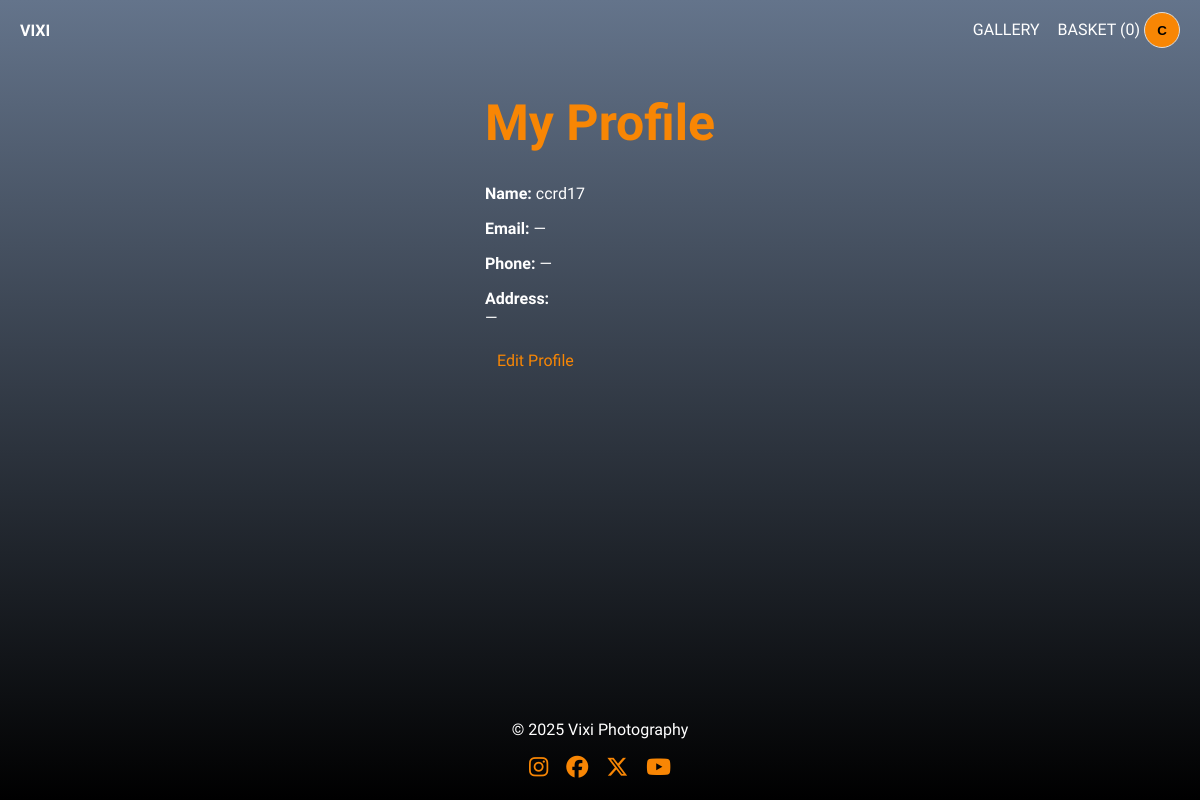
/accounts/profile/ (signed in), run on an earlier commit of the app's database.
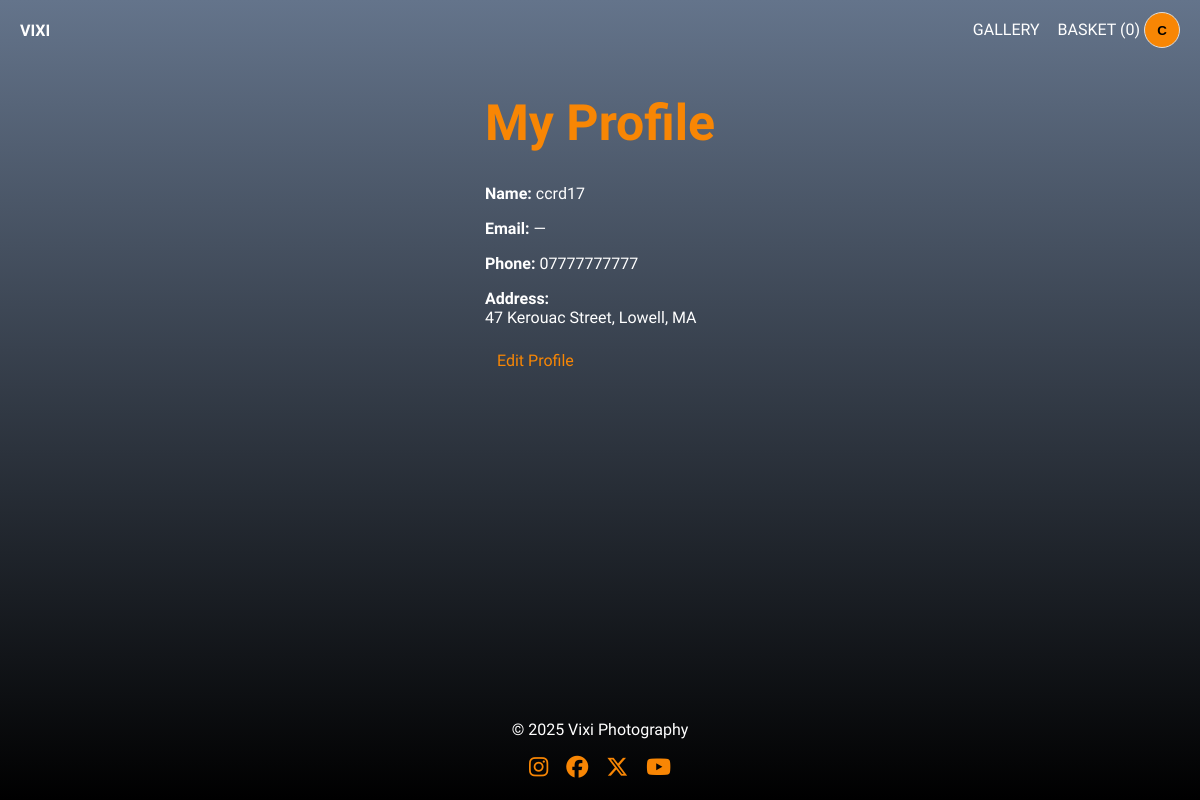
And on a later commit of the database.
### accounts/models.py (models this page shows, shortened)
class Profile(models.Model):
    user = models.OneToOneField(settings.AUTH_USER_MODEL, on_delete=models.CASCADE)
    display_name = models.CharField(max_length=100, blank=True)
    address = models.TextField(blank=True)
    phone = models.CharField(max_length=15, blank=True)

### accounts/views.py (the view)
# urls.py: path("profile/", views.profile_view, name="profile"),
@login_required
def profile_view(request):
    profile, _ = Profile.objects.get_or_create(user=request.user)
    return render(request, "accounts/profile.html", {"profile": profile})

### orders/context_processors.py (called while the page is built)
def cart_count(request):
    cart = request.session.get("cart", {})
    total = 0
    for v in cart.values():
        total += int(v.get("qty", 0)) if isinstance(v, dict) else int(v)
    return {"cart_count": total}

### templates/accounts/profile.html (shortened to what this page needs)
{% extends 'base.html' %}
{% block content %}
<h1>My Profile</h1>
<p><strong>Name:</strong> {{ profile.display_name|default:user.username }}</p>
<p><strong>Email:</strong> {{ user.email|default:"—" }}</p>
<p><strong>Phone:</strong> {{ profile.phone|default:"—" }}</p>
<p><strong>Address:</strong><br>{{ profile.address|linebreaksbr|default:"—" }}</p>
<a class="btn" href="{% url 'profile_edit' %}">Edit Profile</a>
{% endblock %}

### templates/base.html (shortened to what this page needs)
{% load static %}
<!doctype html>
<html lang="en">
<head>
  <link rel="stylesheet" href="{% static 'css/style.css' %}">
  <link rel="stylesheet" href="{% static 'css/style.css' %}">
</head>
<body class="page {% block body_class %}{% endblock %}">
  <header class="nav">
    <a class="brand" href="{% url 'home' %}">VIXI</a>
    <nav class="nav-links">
      <a href="{% url 'gallery_index' %}">GALLERY</a>
      <a href="{% url 'cart' %}">BASKET ({{ cart_count|default:0 }})</a>
      {% if user.is_authenticated %}
  <div class="profile">
    <button class="avatar" id="avatarBtn" aria-haspopup="menu" aria-expanded="false">
      {{ user.username|first|upper }}
    </button>
  </div>
{% else %}
  <a href="{% url 'login' %}">LOGIN</a>
{% endif %}
    </nav>
  </header>
  <main class="container">
    {% block content %}{% endblock %}
  </main>
  <footer class="footer">
    <p>© 2025 Vixi Photography</p>
    <div class="social-links">
      <a href="https://instagram.com" target="_blank" aria-label="Instagram"><i class="fab fa-instagram"></i></a>
      <a href="https://facebook.com" target="_blank" aria-label="Facebook"><i class="fab fa-facebook"></i></a>
      <a href="https://x.com" target="_blank" aria-label="X"><i class="fab fa-x-twitter"></i></a>
      <a href="https://youtube.com" target="_blank" aria-label="youtube"><i class="fab fa-youtube"></i></a>
    </div>
  </footer>
</body>
</html>

### static/css/style.css (style rules this page uses)
body { background: linear-gradient(to bottom, #64748B 0%, #000 100%); background-repeat: no-repeat; background-attachment: fixed; color: #fff; font-family: Marcellus, Arial, sans-serif; margin: 0; padding: 0; display: flex; flex-direction: column; min-height: 100vh; }
h1 { font-family: Marcellus, Arial, sans-serif; text-align: center; margin-bottom: 2rem; font-size: 50px; color: #f88604; }
.profile { position: relative; display: inline-block; }
.avatar { width: 36px; height: 36px; border-radius: 9999px; border: 1px solid #ddd; display: grid; place-items: center; font-weight: 700; background: #f88604; cursor: pointer; }
.page { margin:0; }
.container { max-width:1100px; margin:0 auto; flex: 1; }
.nav { background: transparent; color: fff; display:flex; justify-content:space-between; align-items:center; padding:12px 20px; }
.brand { font-weight:700; text-decoration:none; color:inherit; }
.nav-links a { margin-left:14px; text-decoration:none; color:inherit; }
.btn { display:inline-block; padding:8px 12px; text-decoration:none; cursor:pointer; color: #f88604; background: transparent; }
.footer { border-top: 1px solid var(--border); padding: 20px 4vw; text-align: center; background: transparent; color: #fff; }
.social-links { margin-top: 8px; display: flex; justify-content: center; gap: 18px; font-size: 22px; }
.social-links a { text-decoration: none; transition: transform .2s; color: #f88604 !important; }
.social-links i { font-size: 22px; color: var(--fg); }
html, body { height: 100%; }

What changed in the data, as far as the page shows it:
changed Profile "ccrd17": phone "—" → "07777777777"; address "—" → "47 Kerouac Street, Lowell, MA"
